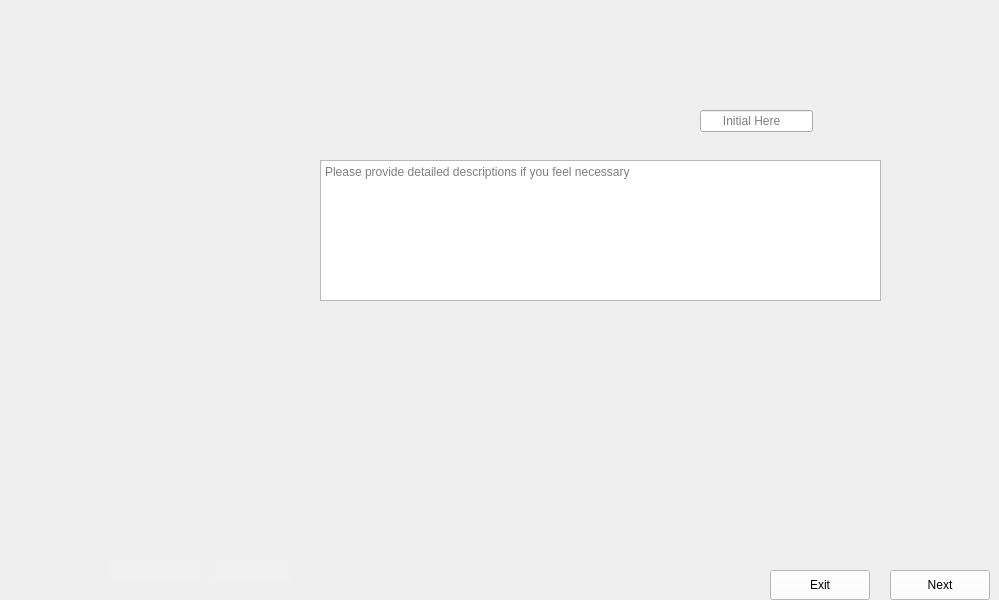
      <widget class="QWidget" name="Mount_Piezo_Wafer_3">
       <property name="maximumSize">
        <size>
         <width>1024</width>
         <height>600</height>
        </size>
       </property>
       <property name="styleSheet">
        <string notr="true">border-image: url(:/images/images/Mount_Piezo_Wafer_3.PNG);</string>
       </property>
       <widget class="QLineEdit" name="Mount_Piezo_Wafer_3_Data">
        <property name="enabled">
         <bool>true</bool>
        </property>
        <property name="geometry">
         <rect>
          <x>700</x>
          <y>110</y>
          <width>113</width>
          <height>22</height>
         </rect>
        </property>
        <property name="styleSheet">
         <string notr="true">color: rgb(0, 0, 0);
border-image:None;</string>
        </property>
        <property name="text">
         <string/>
        </property>
        <property name="maxLength">
         <number>32767</number>
        </property>
        <property name="placeholderText">
         <string>      Initial Here</string>
        </property>
       </widget>
       <widget class="QTextEdit" name="Mount_Piezo_Wafer_3_Comments">
        <property name="geometry">
         <rect>
          <x>320</x>
          <y>160</y>
          <width>561</width>
          <height>141</height>
         </rect>
        </property>
        <property name="styleSheet">
         <string notr="true">border-image:None;
</string>
        </property>
        <property name="placeholderText">
         <string>Please provide detailed descriptions if you feel necessary</string>
        </property>
       </widget>
       <widget class="QPushButton" name="Mount_Piezo_Wafer_3_Next">
        <property name="geometry">
         <rect>
          <x>890</x>
          <y>570</y>
          <width>100</width>
          <height>30</height>
         </rect>
        </property>
        <property name="styleSheet">
         <string notr="true">QPushButton{
background-color: rgb(255, 255, 255);
height: 35px;
border-image:None;
}
QPushButton::hover{
background-color: rgb(0, 0, 255);
}
QPushButton:pressed{
padding-top:7px;
padding-top:7px;
}</string>
        </property>
        <property name="text">
         <string>Next</string>
        </property>
        <property name="iconSize">
         <size>
          <width>20</width>
          <height>20</height>
         </size>
        </property>
        <property name="autoDefault">
         <bool>false</bool>
        </property>
       </widget>
       <widget class="QPushButton" name="Mount_Piezo_Wafer_3_Back">
        <property name="geometry">
         <rect>
          <x>770</x>
          <y>570</y>
          <width>100</width>
          <height>30</height>
         </rect>
        </property>
        <property name="styleSheet">
         <string notr="true">QPushButton{
background-color: rgb(255, 255, 255);
height: 35px;
border-image:None;
}
QPushButton::hover{
background-color: rgb(0, 0, 255);
}
QPushButton:pressed{
padding-top:7px;
padding-top:7px;
}</string>
        </property>
        <property name="text">
         <string>Exit</string>
        </property>
        <property name="iconSize">
         <size>
          <width>20</width>
          <height>20</height>
         </size>
        </property>
        <property name="autoDefault">
         <bool>false</bool>
        </property>
       </widget>
       <widget class="QLineEdit" name="Mount_Piezo_Wafer_3_Steps">
        <property name="geometry">
         <rect>
          <x>210</x>
          <y>560</y>
          <width>81</width>
          <height>22</height>
         </rect>
        </property>
        <property name="styleSheet">
         <string notr="true">QLineEdit{
background-color: rgb(240, 240, 240);
border: none;
border-image:None;
}</string>
        </property>
       </widget>
       <widget class="QLineEdit" name="Mount_Piezo_Wafer_3_Dates">
        <property name="geometry">
         <rect>
          <x>110</x>
          <y>560</y>
          <width>91</width>
          <height>22</height>
         </rect>
        </property>
        <property name="styleSheet">
         <string notr="true">QLineEdit{
background-color: rgb(240, 240, 240);
border: none;
border-image:None;
}</string>
        </property>
       </widget>
      </widget>
